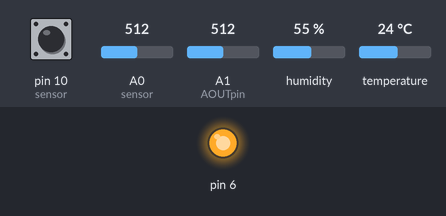
Bench run of a sketch on a simulated Arduino Uno, built with avr-gcc and run on an emulated ATmega328P. Parts: output pins drawn as LEDs (lit = HIGH). The inputs (shaded band) are chosen by the test bench; at power-on: A1 (AOUTpin) = 512, temperature 24 °C, pin 10 (sensor) HIGH, A0 (sensor) = 512, humidity 55 %.

Above: at 1.2 s.
1.3 s: A1 (AOUTpin) set to 387
2.8 s: A1 (AOUTpin) set to 357
At 4.1 s:
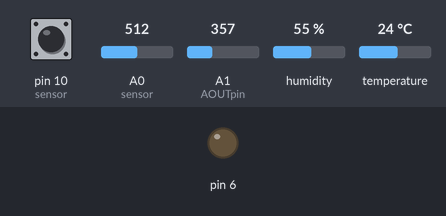
5.8 s: temperature set to 39 °C
7.3 s: temperature set to 42 °C
At 8.4 s:
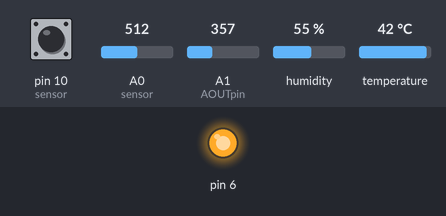
8.8 s: temperature set to 12 °C
At 9.7 s:
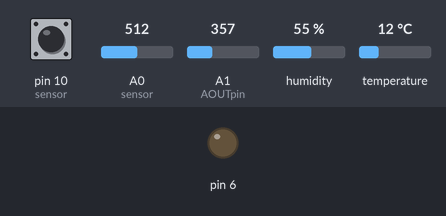
Timing chart, 0 to 11.3 s (numbered marks = the images above; inputs shaded):
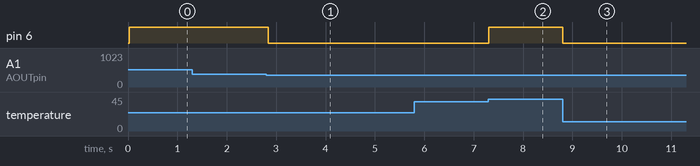

The sketch:

weather_monitoring_system.ino
```cpp
//include all necessary libraries
#include <SoftwareSerial.h>
#include <dht.h>
#define dht_apin A2  //defining the input pin for DHT11

dht DHT;    //creating a variable for using the library functions of DHT11
const int AOUTpin=1;  //variable for MQ-7 sensor
const int DOUTpin=8;  //variable for MQ-7 sensor
int value;    //variable for storing sensor reading

SoftwareSerial blue(0,1); //initializing the Bluetooth pins of rx and tx to 0 and 1 resp.
char inchar;    //variable for accepting string value
void setup() {
//declaring the necessary input and output pins
   pinMode(AOUTpin, INPUT);
   pinMode(DOUTpin, INPUT);
   pinMode(A0,INPUT);
   pinMode(6, OUTPUT);
   pinMode(10, INPUT);
   Serial.begin(9600);
   blue.begin(9600);
}
void loop() {
value= analogRead(AOUTpin); //input the value for gas sensor
float sensorValue = ((analogRead(A0)/1024.0)+0.095)/0.000009; //input value with mathematical calculation for pressure sensor
DHT.read11(dht_apin); //reading the dht11 pin by using dht library
int water = digitalRead(10);  //input value for water sensor
if(blue.available()==0);  //check if Bluetooth module is available or not

  if(blue.available()>0)  //loop for performing actions with the Bluetooth module and connection with smartphone
  {
    inchar=blue.read(); //read the value on the smartphone on the Bluetooth app
    delay(20);    //delay for smooth functioning
    if (inchar=='v')    //if the input on the Bluetooth app is ‘v’, then some function should occur
    {
      delay(10);    //delay for smooth functioning
      Serial.println("Pressure:");  //print the static value
      Serial.println(sensorValue, 2); //print the pressure sensor reading
      Serial.println("Humidity:");  //print the static value
      Serial.println(DHT.humidity);   //print the humidity sensor reading
      Serial.println("Temperature:");   //print the static value
      Serial.println(DHT.temperature);  //print the temperature sensor reading
      Serial.println("CO Value:");    //print the static value
      Serial.println(value);      //print the gas sensor reading
      if(water==LOW)       //loop for checking if water is present on the water sensor or not
      {
        Serial.println("Water Sensor: LOW");  //if water is not present, print LOW
      }
      else
      {
        Serial.println("Water Sensor: HIGH"); //if water is present, print HIGH
      }
      delay(1000);        //delay for smooth functioning
    }
  }

  if(DHT.temperature>40 || value>375) //loop for checking if the value of temperature>40 or gas reading>375
  {
    digitalWrite(6, HIGH);      //buzzer should buzz
    digitalWrite(5, HIGH);      //red led should glow
  }
  else
  {
    digitalWrite(6, LOW);     //buzzer should not buzz
    digitalWrite(4, HIGH);      //green led should glow
  }
}
```

Measured:
- the behaviour switches between 376 and 375 on A1 (AOUTpin) (found by bisection; images 0 and 1)
- the behaviour switches between 40 and 41 °C on temperature (found by bisection; images 1 and 2)
- after the input at 1.3 s, every drawn part: stays the same
- after the input at 2.8 s, pin 6: HIGH → LOW at once
- after the input at 5.8 s, every drawn part: stays the same
- after the input at 7.3 s, pin 6: LOW → HIGH at once
- after the input at 8.8 s, pin 6: HIGH → LOW at once
